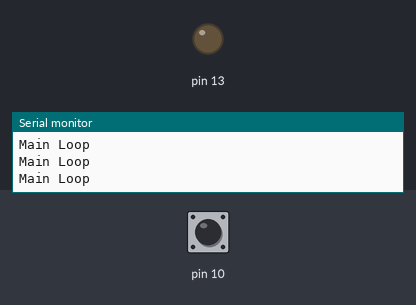
Simulated run of this sketch. Board: Arduino Uno, built with avr-gcc and run on an emulated ATmega328P. Parts: output pins drawn as LEDs (lit = HIGH), the last lines printed to the serial monitor. Dashed ring = blinking. Inputs (shaded band) come from the test bench; at power-on: pin 10 LOW. Sleep ends after the set time or at an interrupt.

Above: at 1.2 s.
1.3 s: pin 10 driven HIGH
At 2.5 s:
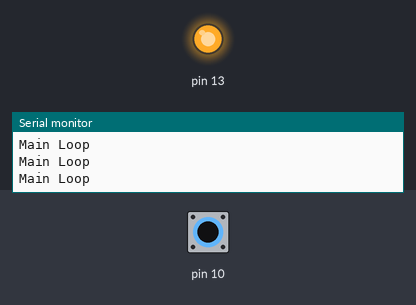
2.8 s: pin 10 driven LOW
At 3.7 s:
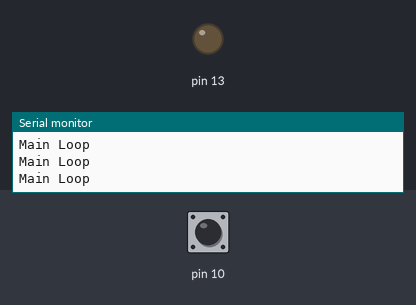
4.3 s: pin 10 pulsed HIGH 2 times (0.12 s each, 0.3 s apart)
At 4.37 s:
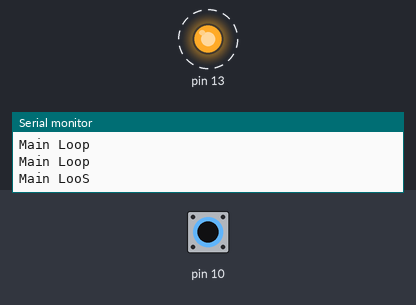
6.4 s: pin 10 pulsed HIGH 5 times (0.12 s each, 0.3 s apart)
At 8.2 s:
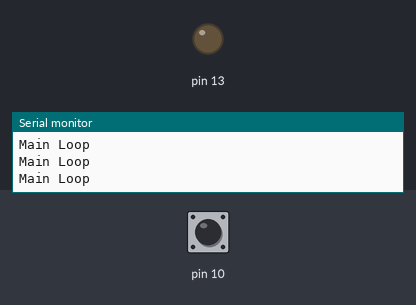
Timing chart, 0 to 9.7 s (numbered marks = the images above; inputs shaded):
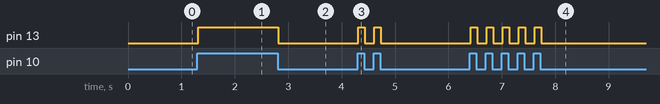

Measured:
- after the input at 1.3 s, pin 13: LOW → HIGH at once
- after the input at 2.8 s, pin 13: HIGH → LOW at once
- after the input at 4.3 s, pin 13: alternates HIGH for 0.12 s and LOW for 0.18 s, 4 changes in all, then stays LOW, starting at once
- after the input at 6.4 s, pin 13: alternates HIGH for 0.12 s and LOW for 0.18 s, 10 changes in all, then stays LOW, starting at once

The sketch:

PCINT_Interrupt.ino
```cpp
#include <avr/interrupt.h>
#include <avr/sleep.h>
void setup() {
  cli(); // Clear global interrupt
  // Set Pin 13 as output and 10 as input
  DDRB |= B100000 ;
  DDRB &= B111011 ;
  // Control regs for PCINT
  PCICR |= B00000001 ; // Enable PCINT0
  PCMSK0 |= B00000100 ; // Select PCINT0 mask
  Serial.begin(9600); // Only for debug
  // Use an appropriate sleep mode
  set_sleep_mode(SLEEP_MODE_PWR_DOWN);
  sei(); // Set global Interrupt
}
// ISR for pin change interrupt capture
// Note: triggers both on rising & falling
ISR(PCINT0_vect) {
  // Display in serial monitor for debug
  Serial.println("Switch Pressed");
  // Toggle the LED
  PORTB ^= B100000 ;
}
// Main loop
void loop() {
  // Display in serial monitor for debug
  Serial.println("Main Loop");
  // Do nothing!
  // Put MCU to sleep
  sleep_mode();
}
```
